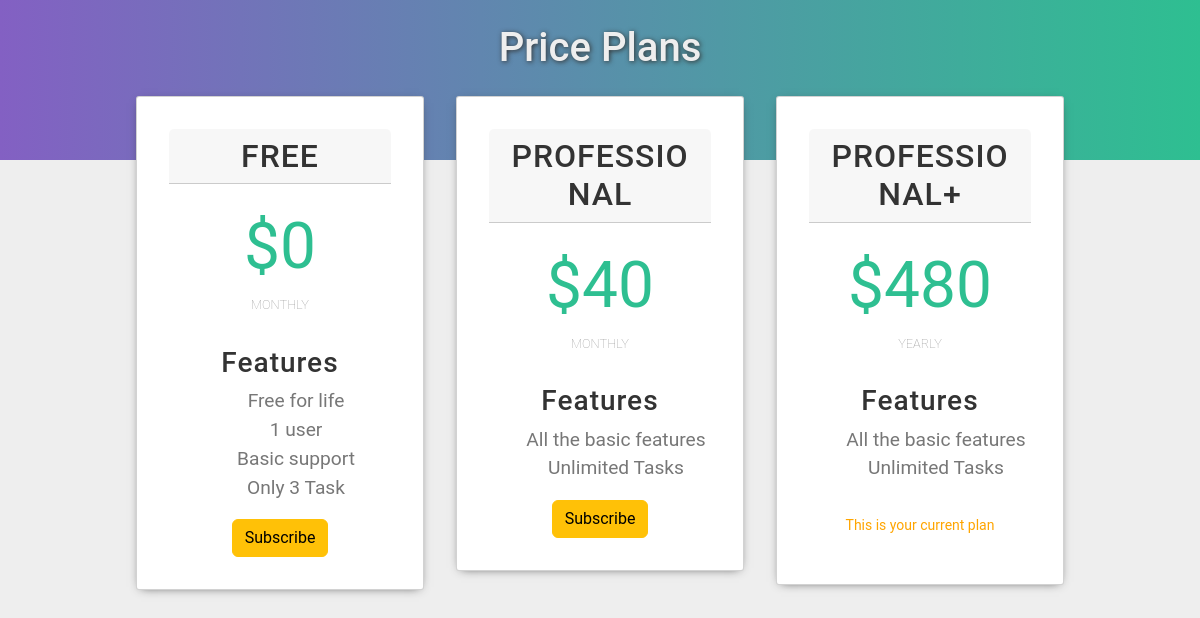
Page /membership/viewplans/ (signed in) on the committed database.
### memberships/models.py (models this page shows, shortened)
class Membership(models.Model):
    membership_type = models.CharField(
        choices=MEMBERSHIP_CHOICES,
        default='Free',
        max_length=30)
    price = models.IntegerField(default=0)
    payment_type= models.CharField(choices= PAYMENT_TYPE, default='Monthly', max_length= 50)
    stripe_price_id = models.CharField(max_length=200, default="price_1LCfzGHbrOhTO2jzGrkrAkqm")

### memberships/views.py (the view)
# urls.py: path("viewplans/", views.viewPlans, name='view_plans'),
@login_required(login_url='login')
def viewPlans(request):
    membership = Membership.objects.all()
    current_membership= getuser_membership(request)
    context = {
        'memberships': membership,
        'current_membership': current_membership
    }
    return render(request, 'plans.html', context)

### memberships/views.py (called while the page is built)
def getuser_membership(request):
    getmem = UserMembership.objects.filter(user = request.user)
    if getmem.exists():
        return getmem.first()
    else:
        return None

### memberships/templates/plans.html (shortened to what this page needs)
{% load static %}
<!DOCTYPE html>
<html lang="en">
<head>
    <link href="https://cdn.jsdelivr.net/npm/bootstrap@5.2.0-beta1/dist/css/bootstrap.min.css" rel="stylesheet">
</head>
<body>
    <section class="card-div">
            <div class="card-div-title">
            <h1>Price Plans</h1>
            </div>
        {% for membership in memberships %}
            <div class="card">
                <h2 class="card-header">{{membership.membership_type}}</h2>
                <p class="card-pricing">${{membership.price}}<span class="recurring">{{membership.payment_type}}</span></p>
                <h3 class="card-subheader">Features</h3>
                {% if membership.membership_type == 'Free' %}
                <ul class="card-features">
                    <li>Free for life</li>
                    <li>1 user</li>
                    <li>Basic support</li>
                    <li> Only 3 Task</li>
                </ul>
                {% else %}
                <ul class="card-features">
                    <li>All the basic features</li>
                    <li>Unlimited Tasks </li>
                </ul>
                {% endif %}
                {% if current_membership == None and membership.membership_type == 'Free'  or membership == current_membership.membership %}
                    <p style="color: orange;font-size: 14px;padding-top: 1rem;">This is your current plan</p>
                {% else %}
                    <a href="{% url 'upgrade_plan' membership.membership_type %}"><button type="button" class="btn btn-warning">Subscribe</button> </a>
                {% endif %}
            </div>
        {% endfor %}
      </section>
</body>
</html>

### memberships/templates/plans.html (style rules this page uses)
* { margin: 0; padding:0; box-padding: 0; }
body { font-family: Roboto; background-color: #EEE; color: #333; }
.card-div { background: linear-gradient(to right, #8360c3,#2ebf91); height: 10rem; padding: 2% 10%; display: flex; flex-wrap: wrap; justify-content: space-between; align-items: flex-start; }
.card-div-title { flex: 100%; clear:both; text-align: center; font-size: 1.5rem; color: #eee; text-shadow: 1px 1px 5px #333; }
.card { background-color: white; padding: 2rem; border-radius: 3px; text-align:center; font-size: 1.5rem; transition: transform 0.5s; box-shadow: 0px 2px 10px -5px #333; flex: 3; margin: 1rem; }
.card-header { text-transform: uppercase; letter-spacing: 1px; }
.card-subheader { letter-spacing: 1px; }
.card-pricing { font-size: 4rem; color: #2ebf91; padding: 15px 0px; }
.recurring { text-transform: uppercase; color: #999; font-weight: 200; font-size: 0.8rem; display:block; }
.card-features { list-style-type: none; color: #777; font-size:1.2rem; }

### rows in the picture
Membership: membership_type "FREE", price "0", payment_type "MONTHLY", shows "Free for life", shows "Subscribe"
Membership: membership_type "PROFESSIONAL", price "40", payment_type "MONTHLY", shows "All the basic features", shows "Subscribe"
Membership: membership_type "PROFESSIONAL+", price "480", payment_type "YEARLY", shows "All the basic features", shows "This is your current plan"
